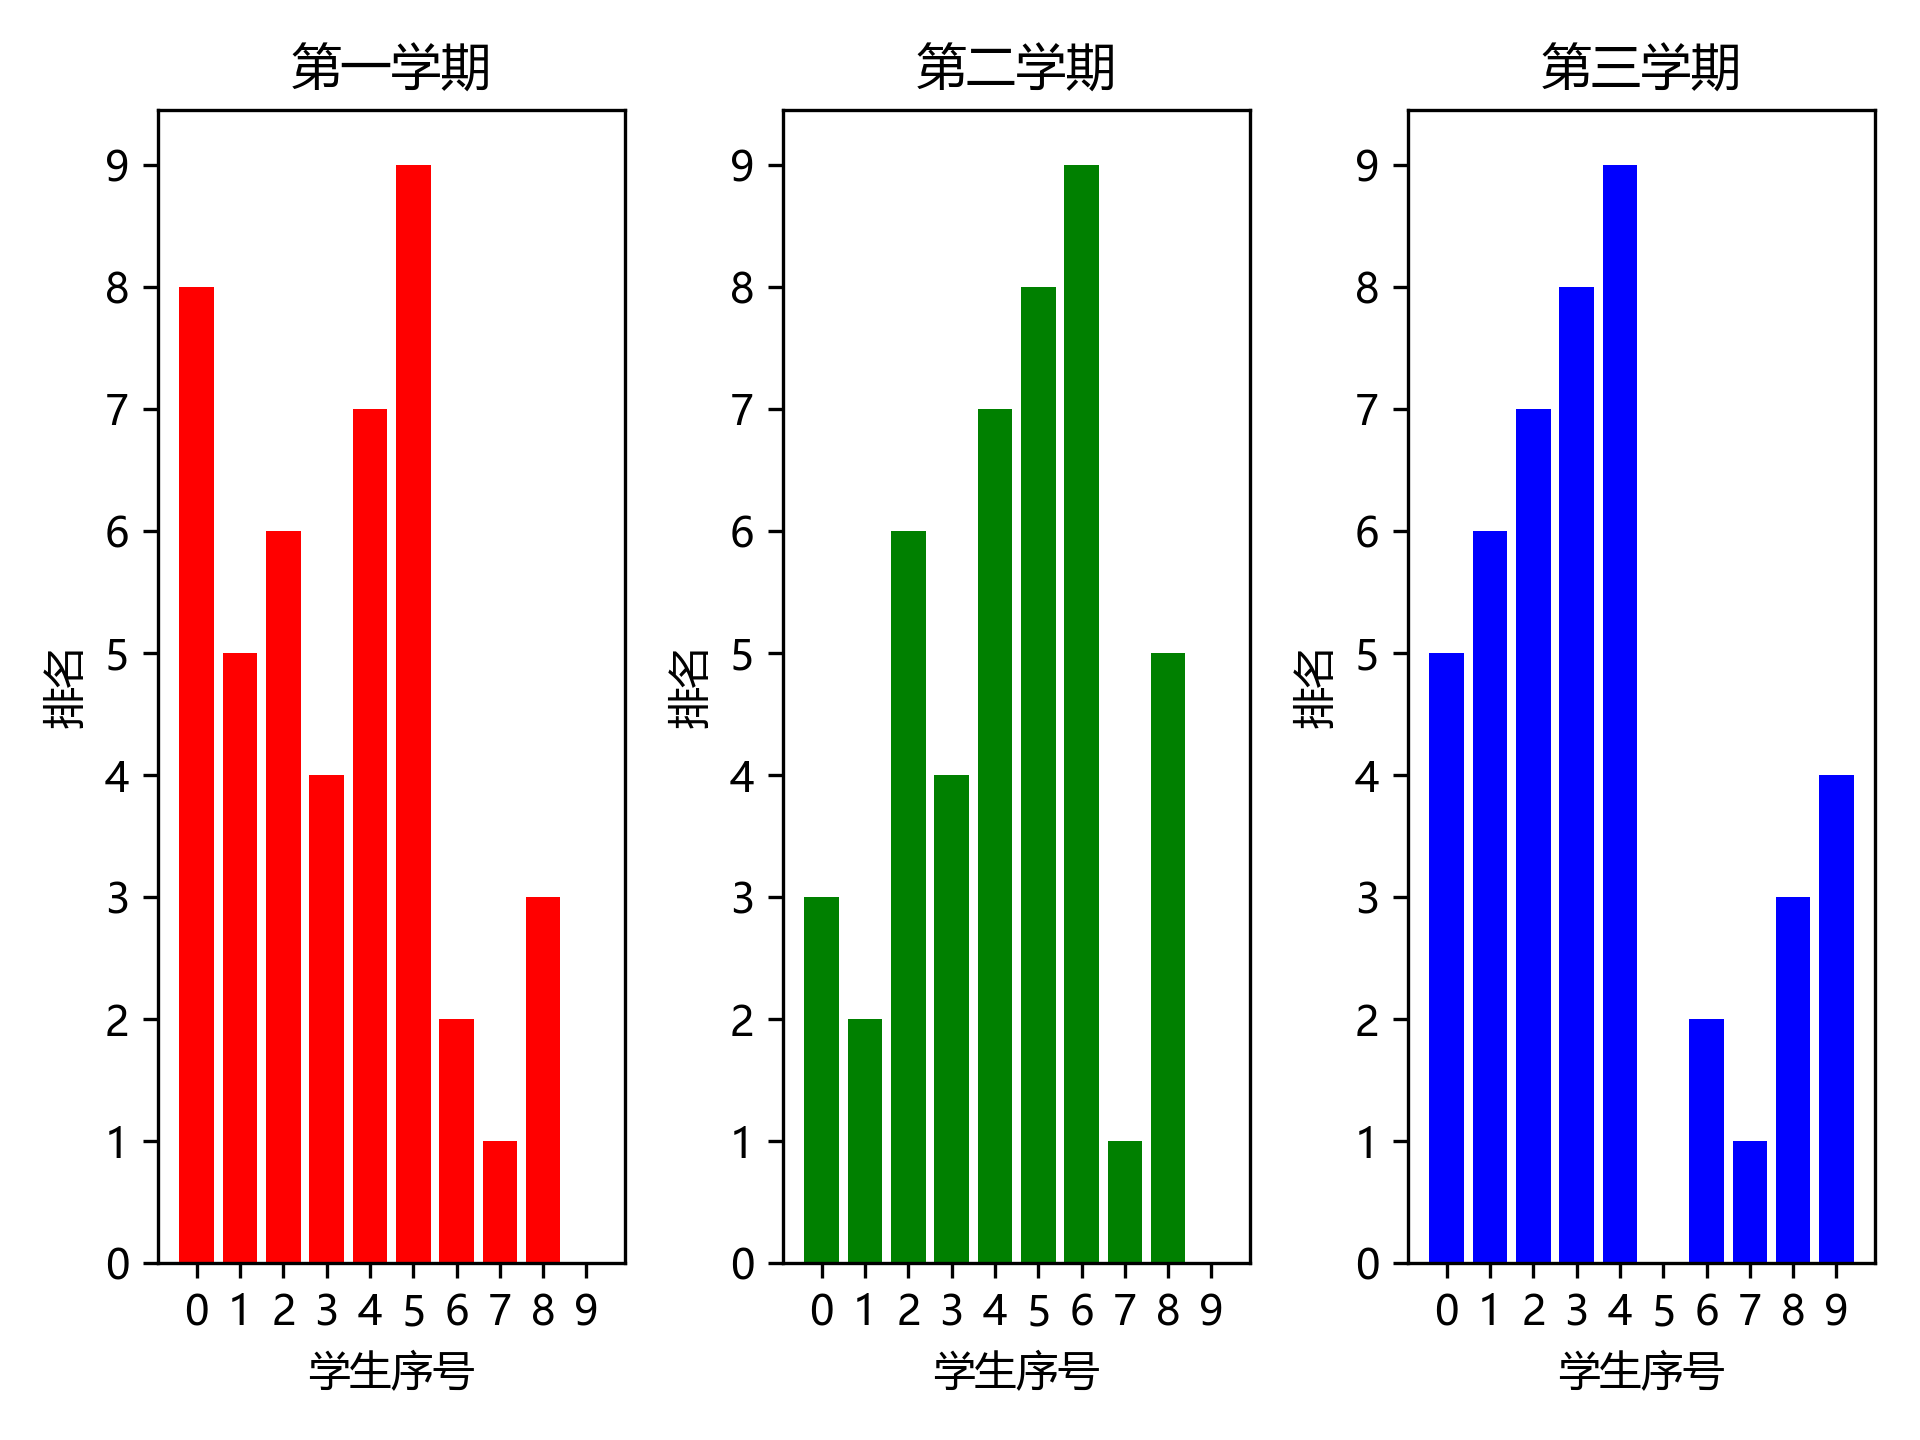

Recreate this plot in Python.
import random
import time

import numpy as np
import pandas as pd
import matplotlib.pyplot as plt
from matplotlib.ticker import MultipleLocator
from pandas import DataFrame

plt.rcParams['font.sans-serif'] = ['Microsoft YaHei']  # 用来正常显示中文标签
plt.rcParams['savefig.dpi'] = 300  # 图片像素
plt.rcParams['figure.dpi'] = 300  # 分辨率

base_list = [j for j in range(10)]
list_data = []
for i in range(3):
    random.shuffle(base_list)
    list_data.append(base_list.copy())

# print(np.array(list_data).T)
df = DataFrame(np.array(list_data).T, columns=['第一学期', '第二学期', '第三学期'])

print(df)
print(df.info())

plt.subplot(1, 3, 1)
plt.bar(df['第一学期'].keys(), df['第一学期'], color='r')
ax = plt.gca()
ax.xaxis.set_major_locator(MultipleLocator(1))
ax.yaxis.set_major_locator(MultipleLocator(1))
plt.xlabel('学生序号')
plt.ylabel('排名')
plt.title('第一学期')

plt.subplot(1, 3, 2)
plt.bar(df['第二学期'].keys(), df['第二学期'], color='g')
ax = plt.gca()
ax.xaxis.set_major_locator(MultipleLocator(1))
ax.yaxis.set_major_locator(MultipleLocator(1))
plt.xlabel('学生序号')
plt.ylabel('排名')
plt.title('第二学期')

plt.subplot(1, 3, 3)
plt.bar(df['第三学期'].keys(), df['第三学期'], color='b')
ax = plt.gca()
ax.xaxis.set_major_locator(MultipleLocator(1))
ax.yaxis.set_major_locator(MultipleLocator(1))
plt.xlabel('学生序号')
plt.ylabel('排名')
plt.title('第三学期')

plt.tight_layout()
plt.savefig('part1-3.png')
plt.show()
